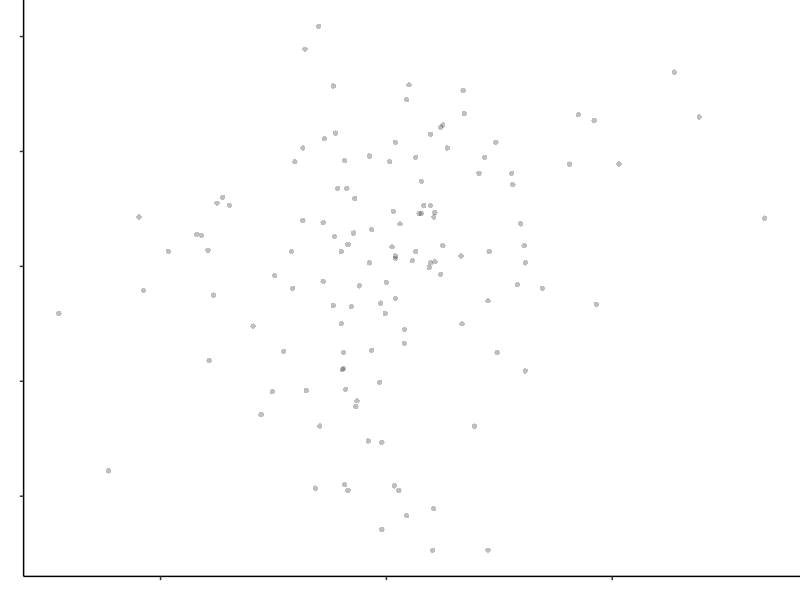
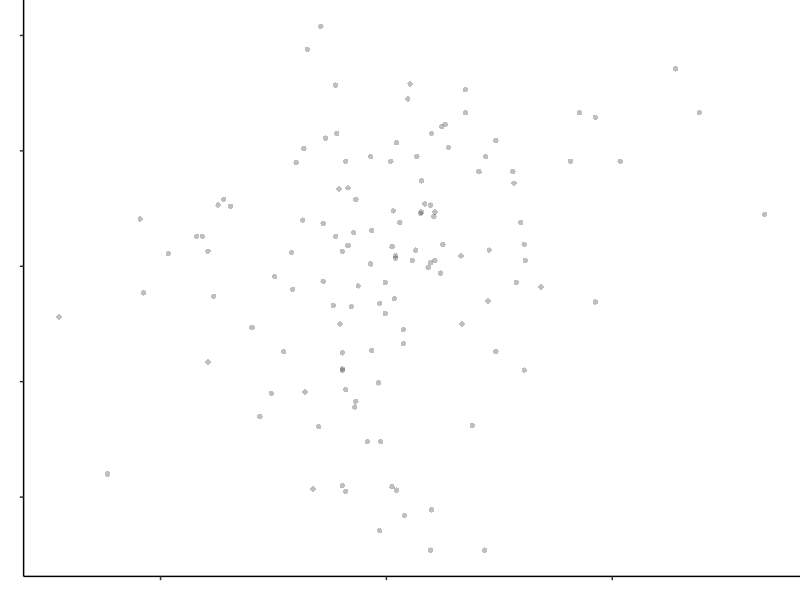
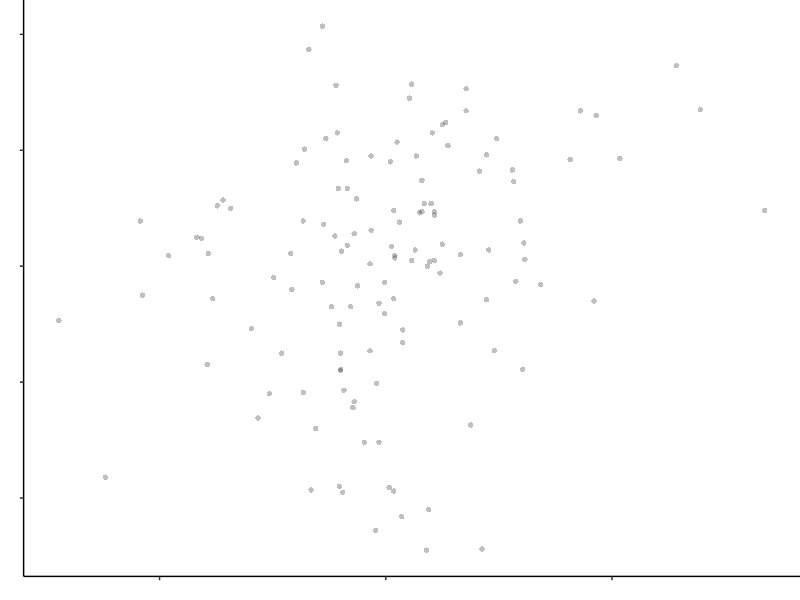
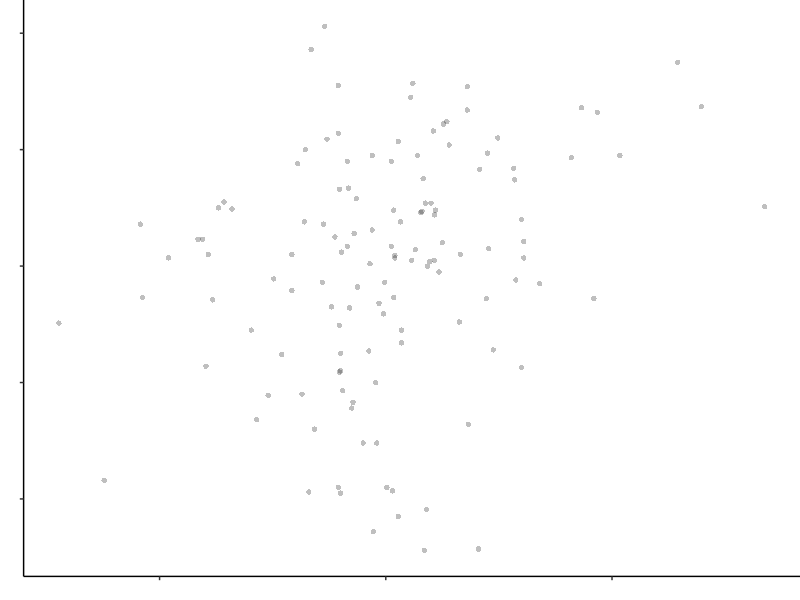
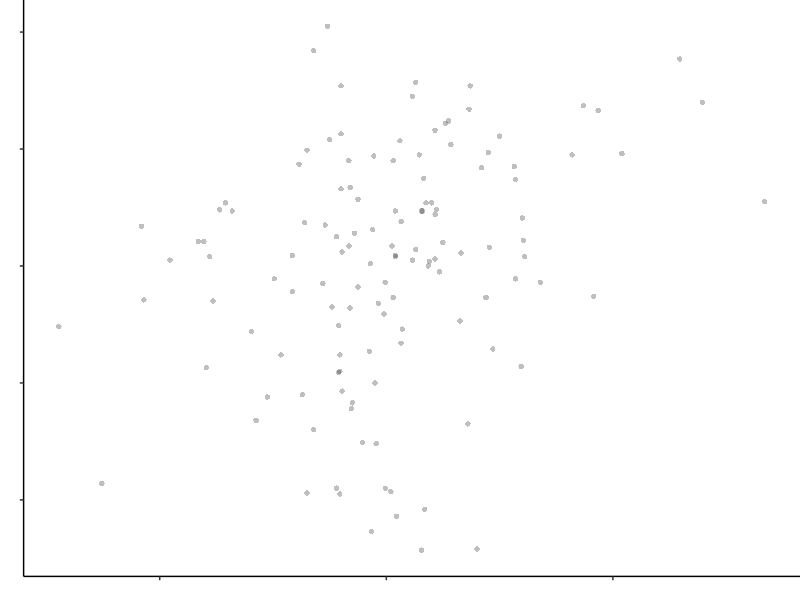
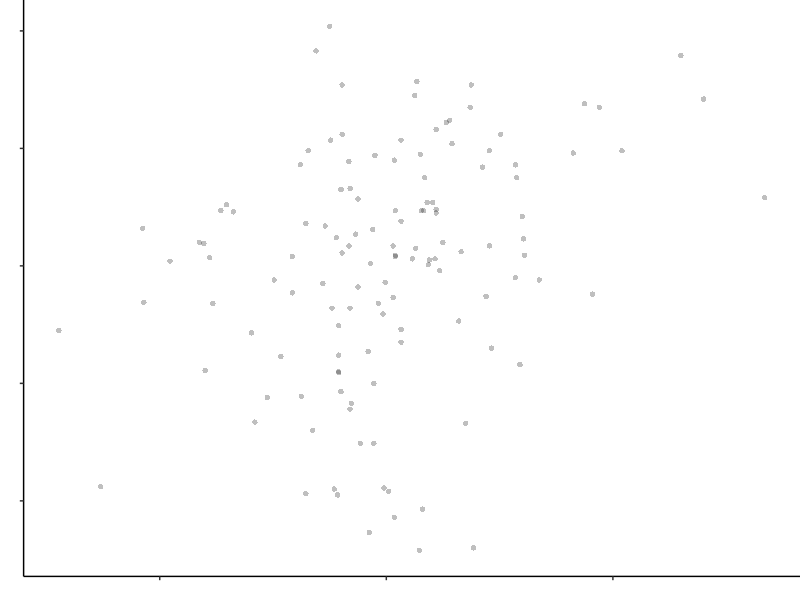
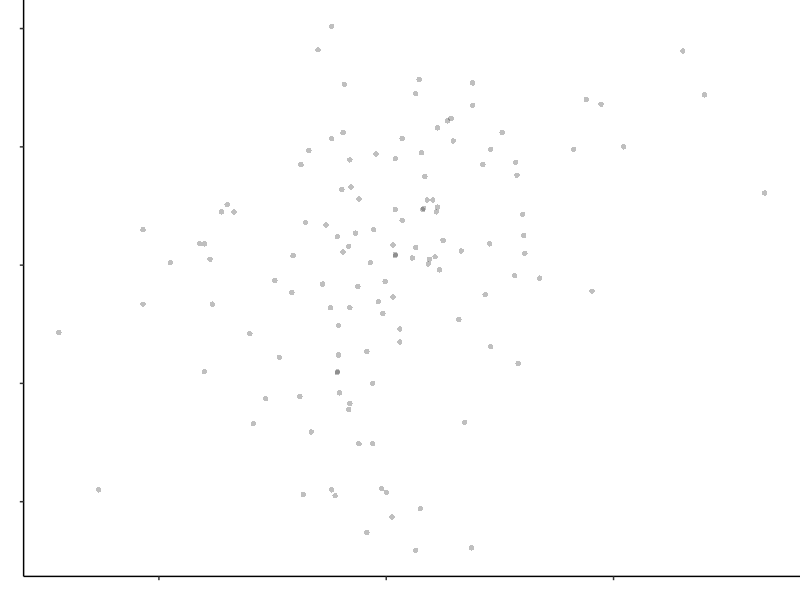
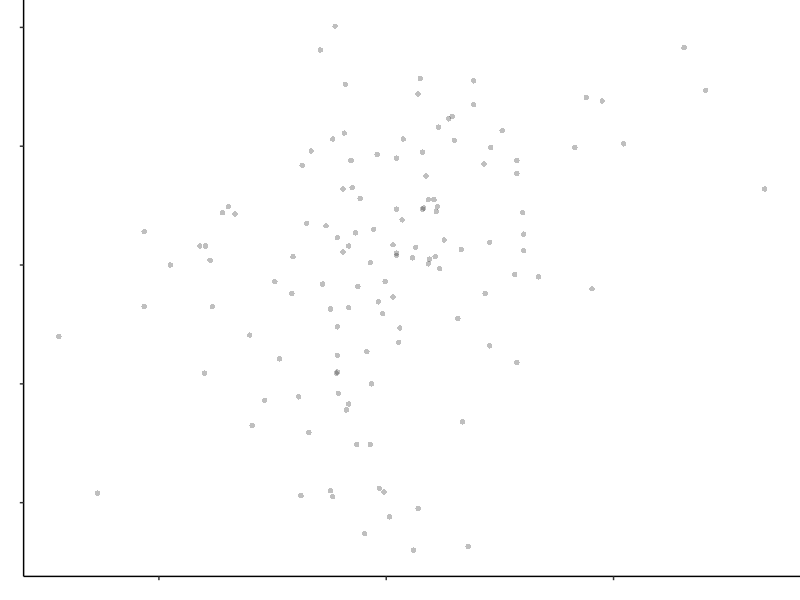

Reproduce these figures in R, in order. (Note: this script raises an error after producing the figures.)
## ---- chunk 1
knitr::opts_chunk$set(echo = TRUE)
## ---- chunk 2
library(MASS)
library(tidyverse)
library(Hmisc)
library(modelr)
library(scales)
library(gtools)
## ---- chunk 3
# We only want one unique set of plots

number_of_sets = 1

# With 4 levels of IV1 we 180/4 = 45 trials

number_of_trials = 45

set.seed(1234)

my_ss <- rep(1:number_of_sets, each = number_of_trials)

my_rs <- seq(0.2, 0.99, length.out = 45)

correlations <- tibble(my_ss = rep(my_ss, each = 4),  my_rs = rep(my_rs, each = 4))
## ---- chunk 4
add_residual_function <- function(my_desired_r) {
  
  set.seed(1234)

  my_sample_size = 128
  
  mean_variable_1 = 0
  sd_variable_1 = 1
  
  mean_variable_2 = 0
  sd_variable_2 = 1
  
  mu <- c(mean_variable_1, mean_variable_2) 
  
  myr <- my_desired_r * sqrt(sd_variable_1) * sqrt(sd_variable_2)
  
  mysigma <- matrix(c(sd_variable_1, myr, myr, sd_variable_2), 2, 2) 
  
  corr_data = as_tibble(mvrnorm(my_sample_size, mu, mysigma, empirical = TRUE))
  
  corr_model <- lm(V2 ~ V1, data = corr_data)
  
  my_residuals <- abs(residuals(corr_model))
  
  data_with_resid <- round(cbind(corr_data, my_residuals), 2)
  
  return(sum(data_with_resid$my_residuals))
  
}
## ---- chunk 5
r_vec <- correlations$my_rs
res_vec <- c()
## ---- chunk 6
set.seed(1234)

for(value in r_vec) {
  new_value <- add_residual_function(value)
  res_vec <- c(res_vec, new_value) 
}
## ---- chunk 7
item_no <- rep(1:45, each = 4)
full_data <- cbind(item_no, correlations, res_vec)
## ---- chunk 8
# We can use the function below to run through a vector of our desired r values and 
# produce plots (p1) for each of them.

plot_generation <- function(my_desired_r,letter,contrast) {
  set.seed(1234)
  
  my_sample_size = 128
  
  mean_variable_1 = 0
  sd_variable_1 = 1
  
  mean_variable_2 = 0
  sd_variable_2 = 1
  
  mu <- c(mean_variable_1, mean_variable_2) 
  
  myr <- my_desired_r * sqrt(sd_variable_1) * sqrt(sd_variable_2)
  
  mysigma <- matrix(c(sd_variable_1, myr, myr, sd_variable_2), 2, 2) 
  
  corr_data = as_tibble(mvrnorm(my_sample_size, mu, mysigma, empirical = TRUE))
  
  corr_model <- lm(V2 ~ V1, data = corr_data)
  
  my_residuals <- abs(residuals(corr_model))
  
  data_with_resid <- round(cbind(corr_data, my_residuals), 2)

p1 <- ggplot(data_with_resid, aes(x = V1, y = V2)) +
  geom_point(shape = 16, alpha = contrast) +
  labs(x = "", y = "") +
  theme_classic() +
  theme(axis.text = element_blank()) +
  theme(plot.margin = unit(c(0,0,0,0), "cm")) +
  theme(legend.position = "None")

# This next bit assigns each plot a counter (1:45), a label ("D" for
# max contrast) and a ".png". It then saves the plot in the "all_plots/" folder
# in the parent directory

ggsave(p1,filename=paste0(counter, letter, ".png"),
       device = "png",                              
       bg = "white",
       path = "all_plots",
       units = "px",
       width = 1200,
       height = 1200,
)

return()
}
## ---- chunk 9
# This loop iterates the function above over the 45 r values in my_rs

# Running this chunk will use the function we defined above on each r value, 
# then save the plot with the proper labeling


contrastlevels <- list()

contrastlevels[['A']] <- 0.25
contrastlevels[['B']] <- 0.5
contrastlevels[['C']] <- 0.75
contrastlevels[['D']] <- 1

abcd <- c('A','B','C','D')

for (i in abcd) {
  print(i)
  print(contrastlevels[[i]])
  counter = 1
  for (value in my_rs) {
    plot_generation(value,i,contrastlevels[[i]])
    if (counter > 0) {
      counter = counter + 1
    }
  }
}
## ---- chunk 10
images <- mixedsort(list.files(path = "all_plots"))

plot_labels <- rep(c("all_plots/"), each = 180)

plots_with_labels <- paste(plot_labels, images, sep = "")

final_data <- full_data %>%
  select(-c(item_no, my_ss))

unique_item_no <- c(1:180)

instructions <- rep(c("Please look at the following plot and use the slider to estimate the correlation."), each = 180)

data_with_plots <- cbind(unique_item_no, final_data, plots_with_labels, images)
## ---- chunk 11
mask_gen_function <- function() {

x <- LETTERS[1:20]
y <- paste0("var", seq(1,20))
data <- expand.grid(X=x, Y=y)
data$Z <- round(runif(400, 0, 1))

mask <- ggplot(data, aes(X, Y, fill= Z)) + 
  geom_tile() +
  scale_fill_gradient(low = "white", high = "black") +
  theme_void() +
  theme(legend.position = "None")

ggsave(mask,filename=paste("mask", counter,".png",sep=""),
       device = "png",
       bg = "white",
       path = "masks",
       units = "px",
       width = 1200,
       height = 1200,)
}

counter = 1
for (i in 1:186) {
  mask_gen_function()
  if (counter > 0) {
    counter = counter + 1
  }
}

masks <- mixedsort(list.files(path = "masks"))

mask_labels <- rep(c("masks/"), each = 186)

masks_with_labels <- paste(mask_labels, masks, sep = "")
## ---- chunk 12
size_w <- rep(0.86, times = 180)

size_h <- rep(0.86, times = 180)

data_with_sizes <- cbind(data_with_plots, size_h, size_w, instructions)
## ---- chunk 13
my_rs <- rep(c(0, 1), times = c(3, 3))

res_vec <- rep(c(0), times = 6)

plots_with_labels <- head(plots_with_labels)

images <- head(images)

unique_item_no <- c(181:186)

size_h <- rep(c(0.86), times = 6)

size_w <- rep(c(0.86), times = 6)

instructions <- rep(c("Please ignore the correlation displayed and set the slider to 0.",
                      "Please ignore the correlation displayed and set the slider to 1."),
                    times = c(3, 3))

attention_checks <- cbind(unique_item_no, my_rs, res_vec, plots_with_labels, images,
                          size_h, size_w, instructions)
## ---- chunk 14
uniform_adjustments_full_data <- rbind(data_with_sizes, attention_checks) %>%
  cbind(masks_with_labels)

write.csv(uniform_adjustments_full_data, "exp_uniform_adjustments.csv", row.names = FALSE)
## ---- chunk 15
number_of_participants = 1

number_of_trials = 2

set.seed(12345)

my_ss <- rep(1:number_of_participants, each = number_of_trials)

my_rs <- rep(runif(number_of_trials, min = 0.2, max = 0.9), number_of_participants)

correlations <- tibble(my_ss, my_rs)
## ---- chunk 16
practice_plot_generation_without_enc_function <- function(my_desired_r) {
  set.seed(1234)
  
  my_sample_size = 128
  
  mean_variable_1 = 0
  sd_variable_1 = 1
  
  mean_variable_2 = 0
  sd_variable_2 = 1
  
  mu <- c(mean_variable_1, mean_variable_2) 
  
  myr <- my_desired_r * sqrt(sd_variable_1) * sqrt(sd_variable_2)
  
  mysigma <- matrix(c(sd_variable_1, myr, myr, sd_variable_2), 2, 2) 
  
  corr_data = as_tibble(mvrnorm(my_sample_size, mu, mysigma, empirical = TRUE))
  
  corr_model <- lm(V2 ~ V1, data = corr_data)
  
  my_residuals <- abs(residuals(corr_model))
  
  data_with_resid <- round(cbind(corr_data, my_residuals), 2)

test_plot <- ggplot(data_with_resid, aes(x = V1, y = V2)) +
  geom_point()  +
  labs(x = "", y = "") +
  theme_classic() +
  theme(axis.text = element_blank()) +
  theme(plot.margin = unit(c(0,0,0,0), "cm")) +
  theme(legend.position = "None")

ggsave(test_plot,filename=paste0(counter,"P",".png"), 
       device = "png",
       bg = "white",
       path = "practice_plots",
       units = "px",
       width = 1200,
       height = 1200,
)

return()
}
## ---- chunk 17
counter = 1
for (value in my_rs) {
  practice_plot_generation_without_enc_function(value)
  if (counter > 0) {
    counter = counter + 1
  }
  }
## ---- chunk 18
practice_images <- mixedsort(list.files(path = "practice_plots"))

size_h_p <- rep(c(0.86), times = 2)

size_w_p <- rep(c(0.86), times = 2)

practice_data <- cbind(practice_images, size_h_p, size_w_p)

write.csv(practice_data, "practice_plots.csv", row.names = FALSE)
